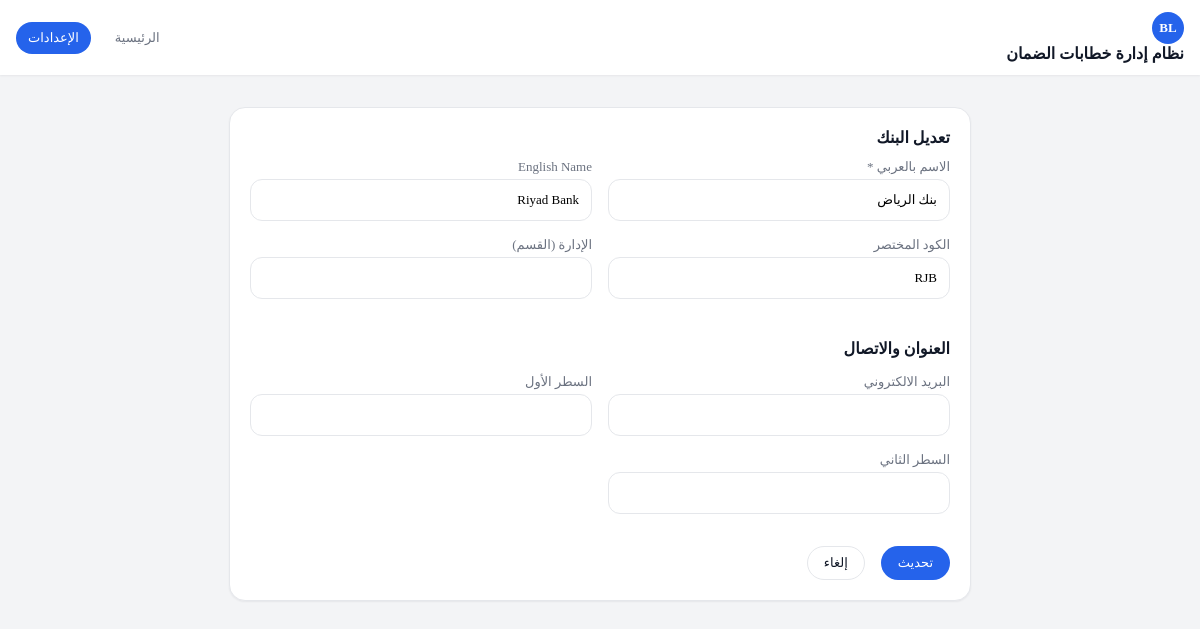
Page /settings/bank-form.php?id=7 on the committed database.
### tables this page shows
CREATE TABLE banks (
        id INTEGER PRIMARY KEY AUTOINCREMENT,
        official_name TEXT NOT NULL,
        official_name_en TEXT,
        normalized_key TEXT,
        short_code TEXT,
        is_confirmed INTEGER DEFAULT 0,
        created_at TEXT DEFAULT CURRENT_TIMESTAMP,
        updated_at TEXT DEFAULT CURRENT_TIMESTAMP
    , official_name_ar TEXT NULL, address_line_1 VARCHAR(255) DEFAULT 'المقر الرئيسي', address_line_2 VARCHAR(255) DEFAULT NULL, contact_email VARCHAR(255) DEFAULT NULL, department VARCHAR(255) DEFAULT "إدارة الضمانات");

### app/Repositories/BankRepository.php (called while the page is built, shortened)
<?php
class BankRepository
{
    public function find(int $id): ?Bank
    {
        $pdo = Database::connection();
        $stmt = $pdo->prepare('SELECT * FROM banks WHERE id = :id LIMIT 1');
        $stmt->execute(['id' => $id]);
        $row = $stmt->fetch(PDO::FETCH_ASSOC);
        return $row ? $this->map($row) : null;
    }
    private function map(array $row): Bank
    {
        return new Bank(
            (int) $row['id'],
            $row['official_name'],
            $row['official_name_en'] ?? null,
            $row['official_name_ar'] ?? $row['official_name'] ?? null,
            $row['normalized_key'] ?? null,
            $row['short_code'] ?? null,
            (int) ($row['is_confirmed'] ?? 0),
            $row['created_at'] ?? null,
        );
    }
}

### app/Support/autoload.php (called while the page is built, shortened)
<?php
spl_autoload_register(function (string $class): void {
    $prefix = 'App\\';
    $baseDir = __DIR__ . '/../';
    if (str_starts_with($class, $prefix)) {
        $relative = substr($class, strlen($prefix));
        $path = $baseDir . str_replace('\\', '/', $relative) . '.php';
    }
});

### www/settings/bank-form.php (the view, shortened to what this page needs)
<?php
require_once __DIR__ . '/../../app/Support/autoload.php';
$banks = new BankRepository();
$id = isset($_GET['id']) ? (int) $_GET['id'] : null;
$bank = $id ? $banks->find($id) : null;
$isEdit = $bank !== null;
?>
<!doctype html>
<html lang="ar" dir="rtl">
<head>
    <link rel="stylesheet" href="/assets/css/style.css">
</head>
<body class="app-shell">
    <header class="app-header">
        <div class="app-header-inner">
            <div>
                <span class="app-logo">BL</span>
                <span class="app-title">نظام إدارة خطابات الضمان</span>
            </div>
            <nav class="app-nav">
                <a href="/" class="app-nav-link">الرئيسية</a>
                <a href="/settings.php?tab=banks" class="app-nav-link is-active">الإعدادات</a>
            </nav>
        </div>
    </header>
    <main class="app-main">
        <div class="app-container">
            <div class="form-card card">
                <div class="card-header">
                    <h2 class="card-title"><?= $isEdit ? 'تعديل البنك' : 'إضافة بنك جديد' ?></h2>
                </div>
                <form method="POST">
                    <div class="form-grid">
                        <div class="form-group">
                            <label class="form-label">الاسم بالعربي *</label>
                            <input type="text" name="official_name" class="form-control" required
                                   value="<?= htmlspecialchars($bank->officialName ?? $_POST['official_name'] ?? '') ?>">
                        </div>
                        <div class="form-group">
                            <label class="form-label">English Name</label>
                            <input type="text" name="official_name_en" class="form-control"
                                   value="<?= htmlspecialchars($bank->officialNameEn ?? $_POST['official_name_en'] ?? '') ?>">
                        </div>
                        <div class="form-group">
                            <label class="form-label">الكود المختصر</label>
                            <input type="text" name="short_code" class="form-control"
                                   value="<?= htmlspecialchars($bank->shortCode ?? $_POST['short_code'] ?? '') ?>">
                        </div>
                        <div class="form-group">
                            <label class="form-label">الإدارة (القسم)</label>
                            <input type="text" name="department" class="form-control"
                                   value="<?= htmlspecialchars($bank->department ?? $_POST['department'] ?? '') ?>">
                        </div>
                    </div>
                    <div class="form-section">
                        <div class="form-section-title">العنوان والاتصال</div>
                        <div class="form-grid">
                            <div class="form-group">
                                <label class="form-label">البريد الالكتروني</label>
                                <input type="email" name="contact_email" class="form-control"
                                       value="<?= htmlspecialchars($bank->contactEmail ?? $_POST['contact_email'] ?? '') ?>">
                            </div>
                            <div class="form-group">
                                <label class="form-label">السطر الأول</label>
                                <input type="text" name="address_line_1" class="form-control"
                                       value="<?= htmlspecialchars($bank->addressLine1 ?? $_POST['address_line_1'] ?? '') ?>">
                            </div>
                            <div class="form-group">
                                <label class="form-label">السطر الثاني</label>
                                <input type="text" name="address_line_2" class="form-control"
                                       value="<?= htmlspecialchars($bank->addressLine2 ?? $_POST['address_line_2'] ?? '') ?>">
                            </div>
                        </div>
                    </div>
                    <div class="form-actions">
                        <button type="submit" class="btn btn-primary"><?= $isEdit ? 'تحديث' : 'إضافة' ?></button>
                        <a href="/settings.php?tab=banks" class="btn btn-secondary">إلغاء</a>
                    </div>
                </form>
            </div>
        </div>
    </main>
</body>
</html>

### www/assets/css/style.css (style rules this page uses)
:root { --color-bg-main: #f3f4f6; --color-bg-elevated: #ffffff; --color-border: #e5e7eb; --color-border-strong: #cbd5e1; --color-primary: #2563eb; --color-primary-hover: #1d4ed8; --color-primary-soft: #dbeafe; --color-accent: #0ea5e9; --color-text-main: #111827; --color-text-muted: #6b7280; --color-text-inverse: #ffffff; --color-success: #059669; --color-success-soft: #d1fae5; --color-warning: #d97706; --color-warning-soft: #fef3c7; --color-danger: #dc2626; --color-danger-soft: #fee2e2; --color-info: #0ea5e9; --color-info-soft: #e0f2fe; --color-status-review: #f97316; --color-status-ready: #16a34a; --color-status-conflict: #dc2626; --font-size-xs: 12px; --font-size-sm: 13px; --font-size-md: 14px; --font-size-lg: 16px; --font-size-xl: 18px; --font-size-2xl: 22px; --radius-sm: 8px; --radius-md: 12px; --radius-lg: 16px; --radius-xl: 20px; --shadow-sm: 0 1px 2px rgba(15, 23, 42, 0.06); --shadow-md: 0 4px 10px rgba(15, 23, 42, 0.08); --space-xxs: 4px; --space-xs: 8px; --space-sm: 12px; --space-md: 16px; --space-lg: 20px; --space-xl: 24px; --space-2xl: 32px; --transition-fast: 150ms ease-out; --transition-normal: 200ms ease-out; --layout-max-width: 1200px; }
body.app-shell { margin: 0; padding: 0; margin: 0; padding: 0; background-color: var(--color-bg-main); color: var(--color-text-main); }
.app-main { padding: 0 var(--space-md) var(--space-xl) var(--space-md); }
.app-container { max-width: var(--layout-max-width); margin: 0 auto; }
.app-header { position: sticky; top: 0; z-index: 50; background-color: var(--color-bg-elevated); box-shadow: var(--shadow-sm); }
.app-header-inner { max-width: var(--layout-max-width); margin: 0 auto; padding: var(--space-sm) var(--space-md); display: flex; align-items: center; justify-content: space-between; gap: var(--space-md); }
.app-logo { width: 32px; height: 32px; border-radius: var(--radius-lg); background: var(--color-primary); color: var(--color-text-inverse); display: flex; align-items: center; justify-content: center; font-weight: 700; font-size: var(--font-size-sm); }
.app-title { font-size: var(--font-size-lg); font-weight: 700; }
.app-nav { display: flex; gap: var(--space-sm); flex-wrap: wrap; }
.app-nav-link { font-size: var(--font-size-sm); padding: var(--space-xs) var(--space-sm); border-radius: 999px; text-decoration: none; color: var(--color-text-muted); transition: background-color var(--transition-fast), color var(--transition-fast); }
.app-nav-link.is-active { background-color: var(--color-primary); color: var(--color-text-inverse); }
.card { background-color: var(--color-bg-elevated); border: 1px solid var(--color-border); border-radius: var(--radius-lg); box-shadow: var(--shadow-sm); padding: var(--space-lg); margin-bottom: var(--space-lg); }
.card-header { display: flex; align-items: center; justify-content: space-between; gap: var(--space-md); margin-bottom: var(--space-sm); flex-wrap: wrap; }
.card-title { font-size: var(--font-size-lg); font-weight: 600; margin: 0; }
.btn { display: inline-flex; align-items: center; justify-content: center; gap: var(--space-xs); border-radius: 999px; border: 1px solid transparent; cursor: pointer; font-family: inherit; font-size: var(--font-size-sm); padding: 8px 16px; transition: background-color var(--transition-fast), box-shadow var(--transition-fast), transform var(--transition-fast); text-decoration: none; }
.btn-primary { background-color: var(--color-primary); color: var(--color-text-inverse); }
.btn-secondary { background-color: var(--color-bg-elevated); color: var(--color-text-main); border-color: var(--color-border); }
.form-grid { display: grid; grid-template-columns: repeat(2, minmax(0, 1fr)); gap: var(--space-sm) var(--space-lg); }
.form-group { display: flex; flex-direction: column; gap: 4px; }
.form-label { font-size: var(--font-size-sm); color: var(--color-text-muted); }
.form-control, .input, .select, .textarea, select, textarea { border-radius: var(--radius-md); border: 1px solid var(--color-border); padding: var(--space-sm); font-family: inherit; font-size: var(--font-size-sm); background-color: var(--color-bg-elevated); transition: border-color var(--transition-fast), box-shadow var(--transition-fast); }

### rows in the picture
banks: official_name "بنك الرياض", official_name_en "Riyad Bank", short_code "RJB"
